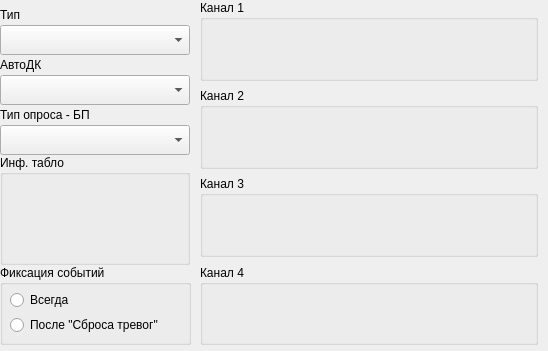
<?xml version="1.0" encoding="UTF-8"?>
<ui version="4.0">
 <class>ssoi_widget</class>
 <widget class="QWidget" name="ssoi_widget">
  <property name="geometry">
   <rect>
    <x>0</x>
    <y>0</y>
    <width>548</width>
    <height>351</height>
   </rect>
  </property>
  <property name="windowTitle">
   <string>Form</string>
  </property>
  <widget class="QStackedWidget" name="stackedWidget">
   <property name="geometry">
    <rect>
     <x>200</x>
     <y>0</y>
     <width>360</width>
     <height>351</height>
    </rect>
   </property>
   <property name="currentIndex">
    <number>1</number>
   </property>
   <widget class="QWidget" name="SSOI">
    <widget class="QGroupBox" name="groupBox_6">
     <property name="geometry">
      <rect>
       <x>0</x>
       <y>0</y>
       <width>351</width>
       <height>81</height>
      </rect>
     </property>
     <property name="title">
      <string>Канал</string>
     </property>
     <widget class="ssoi_port_widget" name="SSOI_Port_widget" native="true">
      <property name="geometry">
       <rect>
        <x>0</x>
        <y>15</y>
        <width>330</width>
        <height>56</height>
       </rect>
      </property>
     </widget>
    </widget>
   </widget>
   <widget class="QWidget" name="SSOI_M">
    <widget class="QGroupBox" name="groupBox_2">
     <property name="geometry">
      <rect>
       <x>0</x>
       <y>0</y>
       <width>338</width>
       <height>81</height>
      </rect>
     </property>
     <property name="title">
      <string>Канал 1</string>
     </property>
     <widget class="ssoi_port_widget" name="SSOI_M_Port_widget_1" native="true">
      <property name="geometry">
       <rect>
        <x>0</x>
        <y>15</y>
        <width>330</width>
        <height>56</height>
       </rect>
      </property>
     </widget>
    </widget>
    <widget class="QGroupBox" name="groupBox_3">
     <property name="geometry">
      <rect>
       <x>0</x>
       <y>88</y>
       <width>338</width>
       <height>81</height>
      </rect>
     </property>
     <property name="title">
      <string>Канал 2</string>
     </property>
     <widget class="ssoi_port_widget" name="SSOI_M_Port_widget_2" native="true">
      <property name="geometry">
       <rect>
        <x>0</x>
        <y>15</y>
        <width>330</width>
        <height>56</height>
       </rect>
      </property>
     </widget>
    </widget>
    <widget class="QGroupBox" name="groupBox_4">
     <property name="geometry">
      <rect>
       <x>0</x>
       <y>176</y>
       <width>338</width>
       <height>81</height>
      </rect>
     </property>
     <property name="title">
      <string>Канал 3</string>
     </property>
     <widget class="ssoi_port_widget" name="SSOI_M_Port_widget_3" native="true">
      <property name="geometry">
       <rect>
        <x>0</x>
        <y>15</y>
        <width>330</width>
        <height>56</height>
       </rect>
      </property>
     </widget>
    </widget>
    <widget class="QGroupBox" name="groupBox_5">
     <property name="geometry">
      <rect>
       <x>0</x>
       <y>265</y>
       <width>338</width>
       <height>80</height>
      </rect>
     </property>
     <property name="title">
      <string>Канал 4</string>
     </property>
     <widget class="ssoi_port_widget" name="SSOI_M_Port_widget_4" native="true">
      <property name="geometry">
       <rect>
        <x>0</x>
        <y>15</y>
        <width>330</width>
        <height>56</height>
       </rect>
      </property>
     </widget>
    </widget>
   </widget>
  </widget>
  <widget class="QComboBox" name="Version">
   <property name="geometry">
    <rect>
     <x>0</x>
     <y>25</y>
     <width>190</width>
     <height>30</height>
    </rect>
   </property>
   <property name="minimumSize">
    <size>
     <width>1</width>
     <height>30</height>
    </size>
   </property>
   <property name="maximumSize">
    <size>
     <width>999</width>
     <height>30</height>
    </size>
   </property>
  </widget>
  <widget class="QLabel" name="lbl_SsoiMOprosVariant">
   <property name="geometry">
    <rect>
     <x>0</x>
     <y>100</y>
     <width>181</width>
     <height>30</height>
    </rect>
   </property>
   <property name="text">
    <string>Тип опроса - БП</string>
   </property>
  </widget>
  <widget class="QLabel" name="label_83">
   <property name="geometry">
    <rect>
     <x>0</x>
     <y>0</y>
     <width>191</width>
     <height>30</height>
    </rect>
   </property>
   <property name="text">
    <string>Тип</string>
   </property>
  </widget>
  <widget class="QComboBox" name="SsoiAutoDkUse">
   <property name="geometry">
    <rect>
     <x>0</x>
     <y>75</y>
     <width>190</width>
     <height>30</height>
    </rect>
   </property>
   <property name="minimumSize">
    <size>
     <width>1</width>
     <height>20</height>
    </size>
   </property>
   <property name="maximumSize">
    <size>
     <width>999</width>
     <height>30</height>
    </size>
   </property>
  </widget>
  <widget class="QLabel" name="label_84">
   <property name="geometry">
    <rect>
     <x>0</x>
     <y>50</y>
     <width>181</width>
     <height>30</height>
    </rect>
   </property>
   <property name="text">
    <string>АвтоДК</string>
   </property>
  </widget>
  <widget class="QComboBox" name="SsoiMOprosVariant">
   <property name="geometry">
    <rect>
     <x>0</x>
     <y>125</y>
     <width>190</width>
     <height>30</height>
    </rect>
   </property>
   <property name="minimumSize">
    <size>
     <width>1</width>
     <height>20</height>
    </size>
   </property>
   <property name="maximumSize">
    <size>
     <width>999</width>
     <height>30</height>
    </size>
   </property>
  </widget>
  <widget class="QGroupBox" name="groupBox">
   <property name="geometry">
    <rect>
     <x>0</x>
     <y>155</y>
     <width>190</width>
     <height>110</height>
    </rect>
   </property>
   <property name="title">
    <string>Инф. табло</string>
   </property>
   <widget class="TABLO_Widget" name="TABLO_wgt" native="true">
    <property name="geometry">
     <rect>
      <x>10</x>
      <y>20</y>
      <width>171</width>
      <height>85</height>
     </rect>
    </property>
   </widget>
  </widget>
  <widget class="QGroupBox" name="groupBox_7">
   <property name="geometry">
    <rect>
     <x>0</x>
     <y>265</y>
     <width>191</width>
     <height>80</height>
    </rect>
   </property>
   <property name="title">
    <string>Фиксация событий</string>
   </property>
   <widget class="QRadioButton" name="SsoiFixNewWarning_val_0">
    <property name="geometry">
     <rect>
      <x>10</x>
      <y>20</y>
      <width>80</width>
      <height>30</height>
     </rect>
    </property>
    <property name="text">
     <string>Всегда</string>
    </property>
   </widget>
   <widget class="QRadioButton" name="SsoiFixNewWarning_val_1">
    <property name="geometry">
     <rect>
      <x>10</x>
      <y>50</y>
      <width>381</width>
      <height>20</height>
     </rect>
    </property>
    <property name="text">
     <string>После &quot;Сброса тревог&quot;</string>
    </property>
   </widget>
  </widget>
 </widget>
 <customwidgets>
  <customwidget>
   <class>TABLO_Widget</class>
   <extends>QWidget</extends>
   <header location="global">tablo_widget.h</header>
   <container>1</container>
  </customwidget>
  <customwidget>
   <class>ssoi_port_widget</class>
   <extends>QWidget</extends>
   <header location="global">ssoi_port_widget.h</header>
   <container>1</container>
  </customwidget>
 </customwidgets>
 <resources/>
 <connections/>
</ui>
